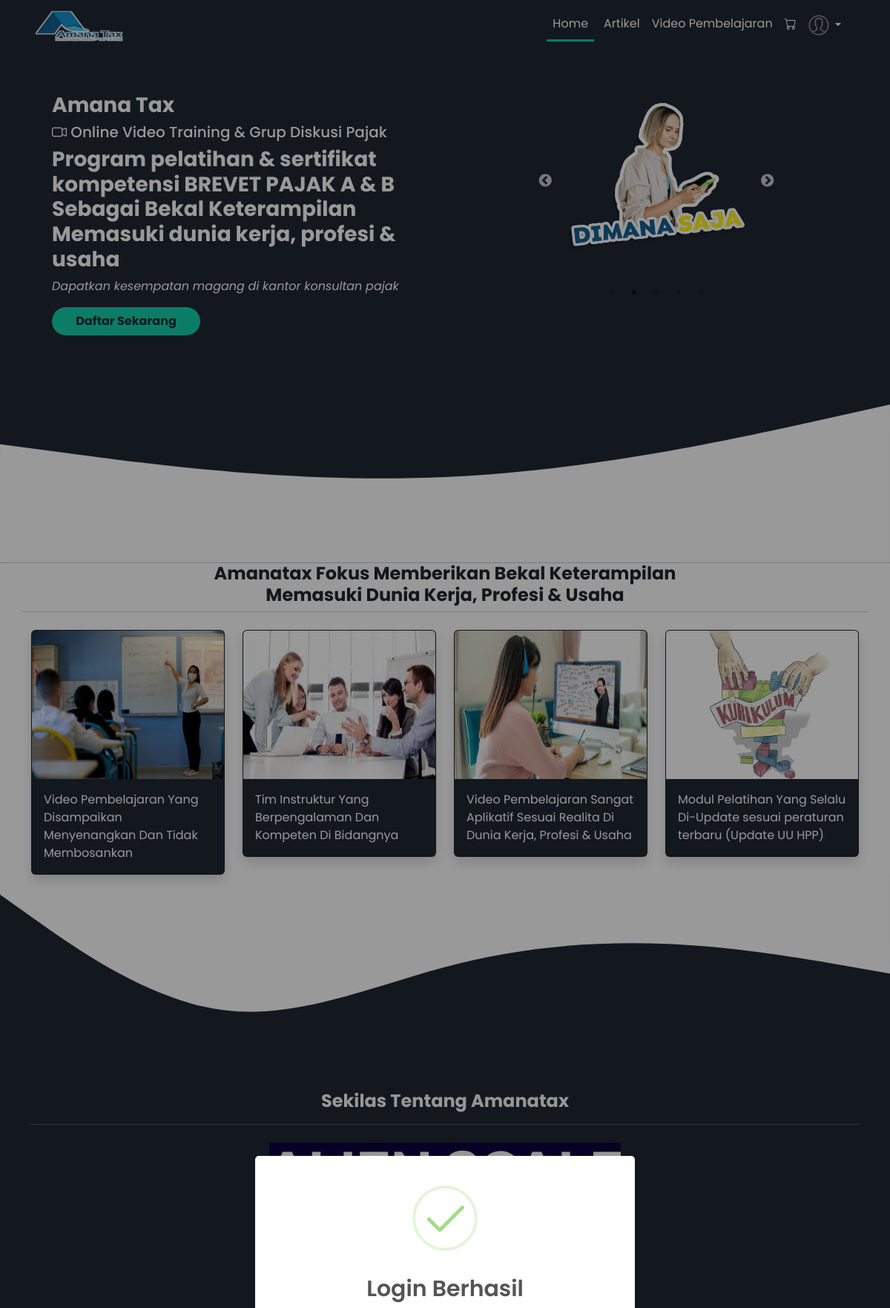
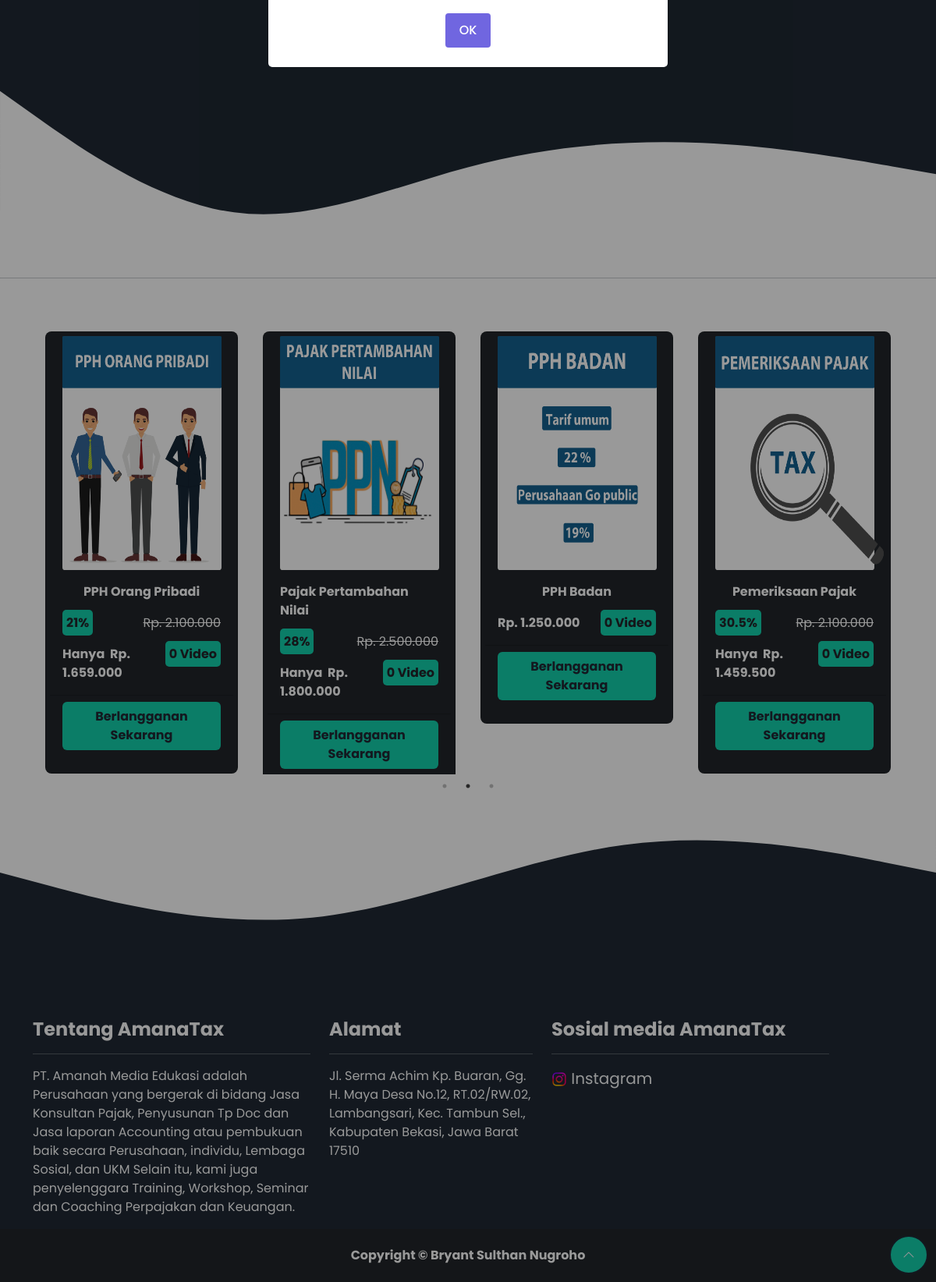
Screenshot of /user/index.php (signed in) with the database file from the repository (2 pictures, top to bottom).
### tables this page shows
CREATE TABLE `lesson` (
  `lesson_id` int(11) NOT NULL,
  `lesson` varchar(100) NOT NULL,
  `price` bigint(20) NOT NULL,
  `discount` float NOT NULL DEFAULT 0,
  `pict` text NOT NULL,
  `created_at` timestamp NOT NULL DEFAULT current_timestamp() ON UPDATE current_timestamp(),
  `updated_at` timestamp NOT NULL DEFAULT current_timestamp() ON UPDATE current_timestamp()
);

### user/index.php (the view, shortened to what this page needs)
<?php
$title = 'Home';
include '../layouts/meta.php';
include '../layouts/navbar.php';
$CheckTransaction = $config->query("SELECT * FROM transaction WHERE user_id = '$_SESSION[user_id]' AND status = 'approved'");
$check = mysqli_fetch_assoc($CheckTransaction);
$LessonList = $config->query("SELECT * FROM lesson");
?>
<section class="jumbotron">
    <div class="container" id="contnav">
        <div class="row">
            <div class="col-lg-6 d-flex justify-content-center mt-3">
                <div id="about">
                    <h3><b>Amana Tax</b></h3>
                    <h5>
                        <i class="bi bi-camera-video"></i>&nbsp;Online Video Training & Grup Diskusi Pajak
                    </h5>
                    <h3><b>Program pelatihan & sertifikat kompetensi BREVET PAJAK A & B Sebagai Bekal Keterampilan Memasuki dunia kerja, profesi & usaha</b></h3>
                    <p><i>Dapatkan kesempatan magang di kantor konsultan pajak</i></p>
                    <?php if (isset($check)) : ?>
                    <?php else : ?>
                        <a href="#lesson" class="btn fw-bold daftar">Daftar Sekarang</a>
                    <?php endif; ?>
                </div>
            </div>
            <div class="col-lg-6">
                <div class="d-flex justify-content-center">
                    <div class="swiper">
                        <div class="swiper-wrapper">
                            <div class="swiper-slide">
                                <img src="../public/img/dimana.png" class="card-img-top" />
                            </div>
                        </div>
                    </div>
                </div>
            </div>
        </div>
    </div>
    <svg xmlns="http://www.w3.org/2000/svg" viewBox="0 0 1440 320">
        <path fill="#fff" fill-opacity="1" d="M0,128L120,144C240,160,480,192,720,181.3C960,171,1200,117,1320,90.7L1440,64L1440,320L1320,320C1200,320,960,320,720,320C480,320,240,320,120,320L0,320Z"></path>
    </svg>
</section>
<div class="container">
    <div class="row d-flex justify-content-center abouts">
        <h4 class="text-center fw-bold text-wrap">Amanatax Fokus Memberikan Bekal Keterampilan<br>Memasuki Dunia Kerja, Profesi & Usaha</h4>
        <hr class="mb-4">
        <div class="col-md-3">
            <div class="card shadow about" style="background-color: #1f2833; color: #fff;">
                <img src="../public/img/materi.jpg" class="card-img-top" height="200">
                <div class="card-body">
                    <p class="card-text">
                        Video Pembelajaran Yang Disampaikan Menyenangkan Dan Tidak Membosankan
                    </p>
                </div>
            </div>
        </div>
        <div class="col-md-3">
            <div class="card shadow about" style="background-color: #1f2833; color: #fff;">
                <img src="../public/img/diskusi.jpg" class="card-img-top" height="200">
                <div class="card-body">
                    <p class="card-text">
                        Tim Instruktur Yang Berpengalaman Dan Kompeten Di Bidangnya
                    </p>
                </div>
            </div>
        </div>
        <div class="col-md-3">
            <div class="card shadow about" style="background-color: #1f2833; color: #fff;">
                <img src="../public/img/belajar.jpeg" class="card-img-top" height="200">
                <div class="card-body">
                    <p class="card-text">
                        Video Pembelajaran Sangat Aplikatif Sesuai Realita Di Dunia Kerja, Profesi & Usaha
                    </p>
                </div>
            </div>
        </div>
        <div class="col-md-3">
            <div class="card shadow about" style="background-color: #1f2833; color: #fff;">
                <img src="../public/img/kurikulum.jpg" class="card-img-top" height="200">
                <div class="card-body">
                    <p class="card-text">
                        Modul Pelatihan Yang Selalu Di-Update sesuai peraturan terbaru (Update UU HPP)
                    </p>
                </div>
            </div>
        </div>
    </div>
</div>
<section class="video-player" style="background-color: #1f2833;">
    <div class="container">
        <div class="info py-4">
            <h4 class="text-center fw-bold text-light">Sekilas Tentang Amanatax</h4>
            <hr class="mb-4 text-light">
            <div class="row d-flex justify-content-center" id="video">
            </div>
        </div>
    </div>
</section>
<div class="container py-3" style="color: #fff;">
    <h4 class="text-center fw-bold">Online Course</h4>
    <div class="slicker" id="lesson">
        <div class="slicker-wrapper">
            <?php foreach ($LessonList as $lesson) {
                $CountVideo = mysqli_num_rows($config->query("SELECT * FROM video WHERE lesson_id = '$lesson[lesson_id]'"));
            ?>
                <div class="slicker-slide">
                    <div class="card materi">
                        <img src="../public/uploaded_img/<?= $lesson['pict'] ?>" width="100%" height="300" />
                        <div class="card-body">
                            <div class="card-text">
                                <span class="d-flex justify-content-center fw-bold"><?= $lesson['lesson'] ?></span>
                            </div>
                            <?php if ($lesson['discount'] > 0) { ?>
                                <div class="d-flex justify-content-between mt-3">
                                    <div class="card-disc">
                                        <span>
                                            <b class="diskon">
                                                <?= $lesson['discount'] ?>%
                                            </b>
                                        </span>
                                    </div>
                                    <div class="card-disc">
                                        <span>
                                            <del>
                                                Rp. <?= number_format($lesson['price'], 0, ".", ".") ?>
                                            </del>
                                        </span>
                                    </div>
                                </div>
                                <div class="d-flex justify-content-between">
                                    <div class="card-price mt-3">
                                        <spab class="float-start fw-bold">
                                            Hanya&nbsp;&nbsp;Rp. <?= number_format($lesson['price'] - ($lesson['discount'] / 100) * $lesson['price'], 0, ".", ".") ?>
                                        </spab>
                                    </div>
                                    <div class="card-price mt-3">
                                        <span class="float-end text-nowrap">
                                            <b class="diskon">
                                                <?= $CountVideo ?> Video
                                            </b>
                                        </span>
                                    </div>
                                </div>
                            <?php } else { ?>
                                <div class="d-flex justify-content-between">
                                    <div class="card-price mt-3">
                                        <span class="float-start fw-bold">
                                            Rp. <?= number_format($lesson['price'], 0, ".", ".") ?>
                                        </span>
                                    </div>
                                    <div class="card-price mt-3">
                                        <span class="float-end text-nowrap">
                                            <b class="diskon">
                                                <?= $CountVideo ?> Video
                                            </b>
                                        </span>
                                    </div>
                                </div>
                            <?php } ?>
                        </div>
                        <div class="card-footer bg-transparent">
                            <div class="card-action d-flex justify-content-center">
                                <?php if ($CountVideo > 0) : ?>
                                    <form action="" method="get">
                                        <input type="text" name="lesson_id" id="lesson_id" value="<?= $lesson['lesson_id'] ?>" class="d-none">
                                        <button type="submit" name="buy" id="buy" class="btn fw-bold">Berlangganan Sekarang</button>
                                    </form>
                                <?php else : ?>
                                    <form action="" method="get">
                                        <button type="submit" name="bought" id="buy" class="btn fw-bold">Berlangganan Sekarang</button>
                                    </form>
                                <?php endif; ?>
                            </div>
                        </div>
                    </div>
                </div>
            <?php } ?>
        </div>
    </div>
</div>
<?php include '../layouts/footer.php'; ?>

### layouts/meta.php (shortened to what this page needs)
<link rel="stylesheet" href="../public/assets/css/bootstrap.min.css">
<link rel="stylesheet" href="https://cdn.jsdelivr.net/npm/bootstrap-icons@1.10.2/font/bootstrap-icons.css">
<link rel="stylesheet" href="../public/assets/slicker/slick/slick.css">
<link rel="stylesheet" href="../public/assets/slicker/slick/slick-theme.css">
<link rel="stylesheet" href="../public/assets/summernote/summernote-bs4.min.css">

### layouts/navbar.php (shortened to what this page needs)
<nav class="navbar navbar-expand-lg navbar-dark">
    <div class="container">
        <a class="navbar-brand" href="index.php"><img src="../public/img/nav-logo.png" width="128"></a>
        <div class="collapse navbar-collapse" id="navbarNavAltMarkup">
            <div class="navbar-nav ms-auto me-3">
                <a class="nav-link <?= $title == 'Home' ? 'active' : '' ?>" aria-current="page" href="index.php">Home</a>
                <a class="nav-link <?= $title == 'Artikel' ? 'active' : '' ?>" aria-current="page" href="ListArtikel.php">Artikel</a>
                <a class="nav-link <?= $title == 'Video Pembelajaran' ? 'active' : '' ?>" aria-current="page" href="ListVideo.php">Video Pembelajaran</a>
                <a class="nav-link <?= $title == 'Cart' ? 'active' : '' ?> mt-1 fw-bold" aria-current="page" href="cart.php"><span class="bi bi-cart"></span></a>
                <li class="nav-item dropdown">
                    <a class="nav-link dropdown-toggle" href="#" role="button" data-bs-toggle="dropdown" aria-expanded="false">
                        <img src="../public/img/profile.svg" width="28">
                    </a>
                </li>
            </div>
        </div>
    </div>
</nav>

### layouts/footer.php (shortened to what this page needs)
<div class="footer" style="background-color: #1f2833; color: #fff;">
  <svg xmlns="http://www.w3.org/2000/svg" viewBox="0 0 1440 320">
    <path fill="#fff" fill-opacity="1" d="M0,96L80,117.3C160,139,320,181,480,165.3C640,149,800,75,960,53.3C1120,32,1280,64,1360,80L1440,96L1440,0L1360,0C1280,0,1120,0,960,0C800,0,640,0,480,0C320,0,160,0,80,0L0,0Z"></path>
  </svg>
  <section>
    <div class="container">
      <div class="row">
        <div class="col-md-4">
          <span>
            <h4 class="fw-bold">Tentang AmanaTax</h4>
            <hr>
          </span>
          <span>
            <p>
              PT. Amanah Media Edukasi adalah Perusahaan yang bergerak di bidang Jasa Konsultan Pajak, Penyusunan Tp Doc dan Jasa laporan Accounting atau pembukuan baik secara Perusahaan, individu, Lembaga Sosial, dan UKM
              Selain itu, kami juga penyelenggara Training, Workshop, Seminar dan Coaching Perpajakan dan Keuangan.
            </p>
          </span>
        </div>
        <div class="col-md-3">
          <span>
            <h4 class="fw-bold">Alamat</h4>
            <hr>
          </span>
          <span>
            <p>
              Jl. Serma Achim Kp. Buaran, Gg. H. Maya Desa No.12, RT.02/RW.02, Lambangsari, Kec. Tambun Sel., Kabupaten Bekasi, Jawa Barat 17510
            </p>
          </span>
        </div>
        <div class="col-md-4">
          <span>
            <h4 class="fw-bold">Sosial media AmanaTax</h4>
            <hr>
          </span>
          <span>
            <p>
              <a target="_blank" href="https://instagram.com/brevetpajak.amanatax?utm_medium=copy_link"><img src="../public/img/ig.png" width="20"><span class="text-light">&nbsp;Instagram</span></a>
            </p>
          </span>
        </div>
      </div>
    </div>
  </section>
  <button class="scrollup fixed-bottom ms-auto">
    <i class="bi bi-chevron-up text-light"></i>
  </button>
  <footer class="text-bg-dark">
    <span>
      <strong>
        Copyright &copy; Bryant Sulthan Nugroho
      </strong>
    </span>
  </footer>
</div>

### layouts/meta.php (style rules this page uses)
* { font-family: 'Poppins', sans-serif; }

### layouts/navbar.php (style rules this page uses)
@media only screen and (min-width: 320px) { .navbar { background-color: #1b222c; } }
@media only screen and (min-width: 320px) { .navbar a { color: white; } }
@media only screen and (min-width: 320px) { .navbar-nav .nav-link.active { color: #13cfac; } }
@media only screen and (min-width: 992px) { .navbar { background-color: #1f2833; } }
@media only screen and (min-width: 992px) { .navbar a { color: #fff; } }
@media only screen and (min-width: 992px) { .navbar-nav .nav-link.active { color: #fff; border-bottom: #13cfac solid; margin-right: 5px; margin-left: 5px; } }

### user/index.php (style rules this page uses)
@media only screen and (min-width: 375px) { #contnav .row .col-lg-6 .swiper { width: 100%; height: 100%; } }
@media only screen and (min-width: 425px) { #contnav .row .col-lg-6 .swiper { width: 100%; height: 100%; } }
@media only screen and (min-width: 768px) { #contnav .row .col-lg-6 .swiper { width: 100%; height: 100%; } }
@media only screen and (min-width: 992px) { #contnav .row .col-lg-6 .swiper { width: 55%; height: 50%; } }
@media only screen and (min-width: 992px) { .about { margin-bottom: 0px; } }
@media only screen and (min-width: 992px) { .slicker-slide { height: 73%; } }
.jumbotron { background-color: #1f2833; color: #fff; }
#contnav .row .col-lg-6 { padding: 40px; }
#contnav .row .col-lg-6 .swiper .swiper-wrapper { height: 80%; }
#contnav .row .col-lg-6 .swiper .swiper-wrapper .swiper-slide { cursor: pointer; display: -webkit-box; display: -ms-flexbox; display: flex; -webkit-box-align: center; -ms-flex-align: center; align-items: center; -webkit-box-pack: center; -ms-flex-pack: center; justify-content: center; height: auto; background: transparent; width: 420px; border-radius: 12px; overflow: hidden; }
.daftar { background-color: #13cfac; color: #1f2833; border-radius: 20px; width: 200px; }
.slicker-slide { padding: 1rem; }
#buy { background-color: #13cfac; color: #1f2833; }
.diskon { background-color: #13cfac; color: #212529; border-radius: 5px; padding: 5px; }
.materi { border-radius: 8px; background-color: #212529; color: #fff; padding: 5px; }

### layouts/footer.php (style rules this page uses)
a { color: black; font-size: 20px; }
footer { padding: 22px; text-align: center; }
.scrollup { background-color: #13cfac; border-radius: 100%; width: 50px; height: 50px; float: right; margin: 10px; border: 2px solid #1f2833; }
span p a { text-decoration: none; }

### rows the page displays
lesson: pict (picture), lesson "PPH Orang Pribadi", discount "21", price "2.100.000", $lesson['price'] - ($lesson['discount'] / 100) * $lesson['price'] "1.659.000", CountVideo "0"
lesson: pict (picture), lesson "Pajak Pertambahan Nilai", discount "28", price "2.500.000", $lesson['price'] - ($lesson['discount'] / 100) * $lesson['price'] "1.800.000", CountVideo "0"
lesson: pict (picture), lesson "PPH Badan", price "1.250.000", CountVideo "0"
lesson: pict (picture), lesson "Pemeriksaan Pajak", discount "30.5", price "2.100.000", $lesson['price'] - ($lesson['discount'] / 100) * $lesson['price'] "1.459.500", CountVideo "0"
